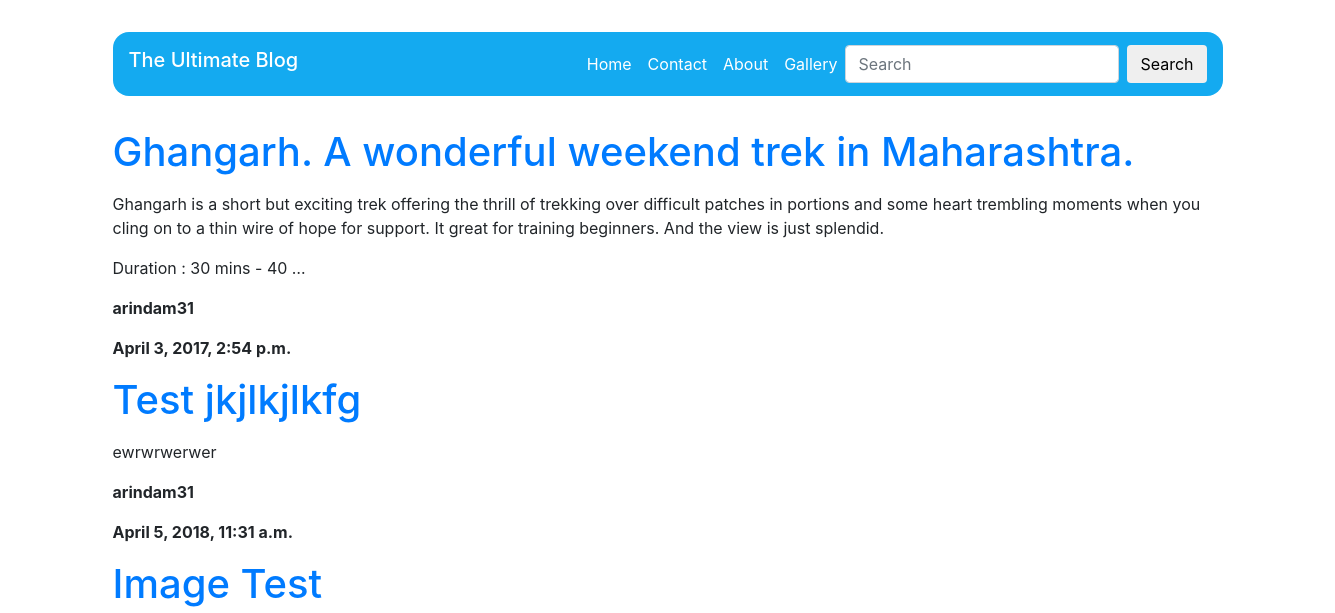
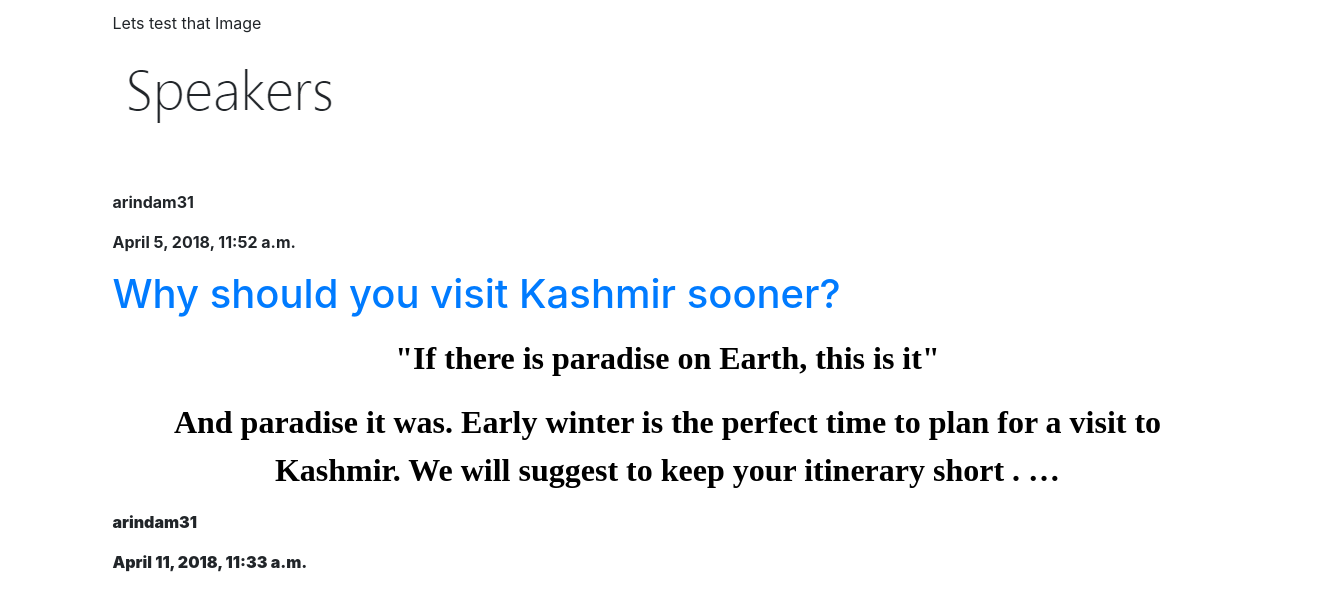
Before: /posts with the older database file (2 pictures, top to bottom).
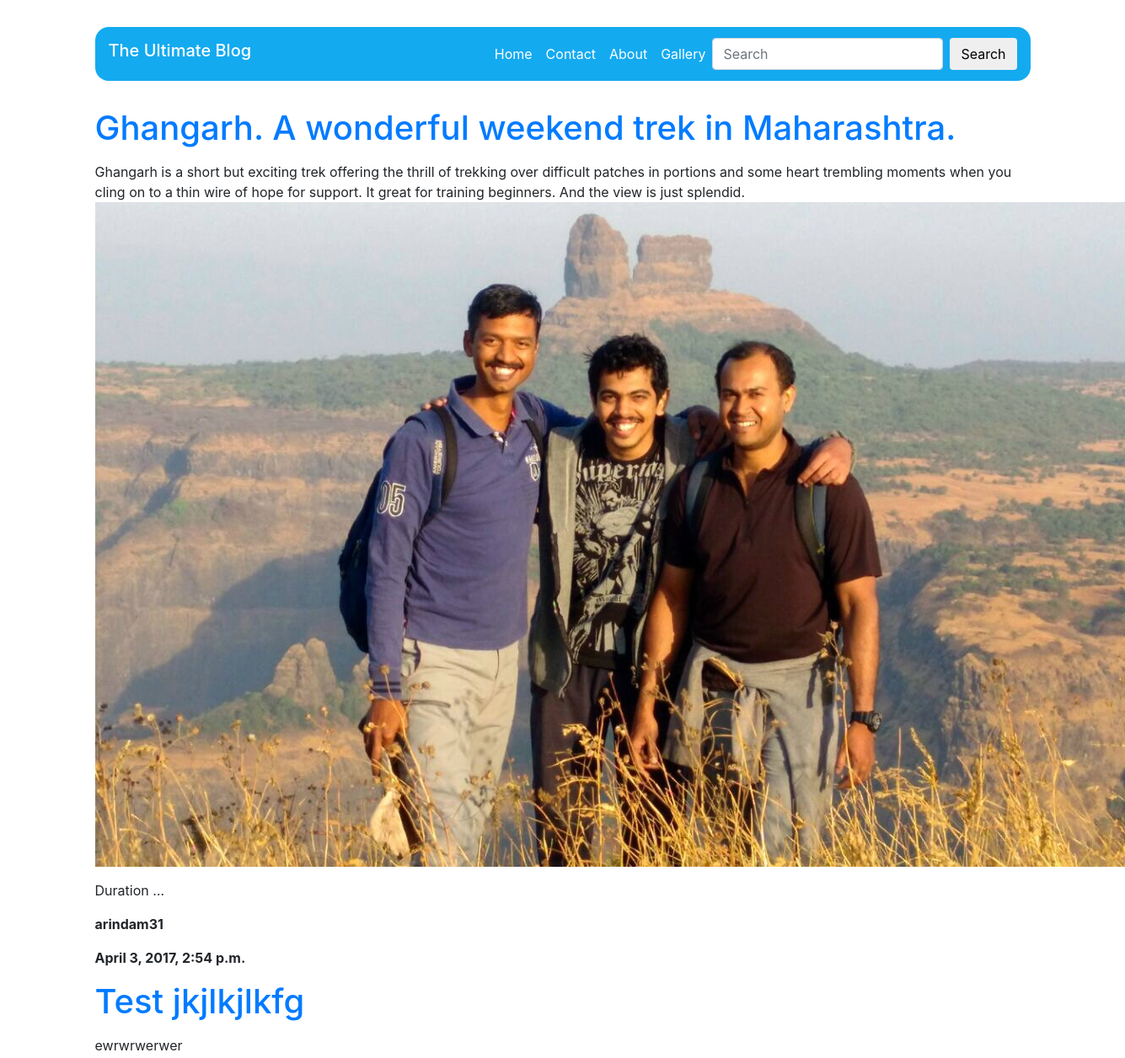
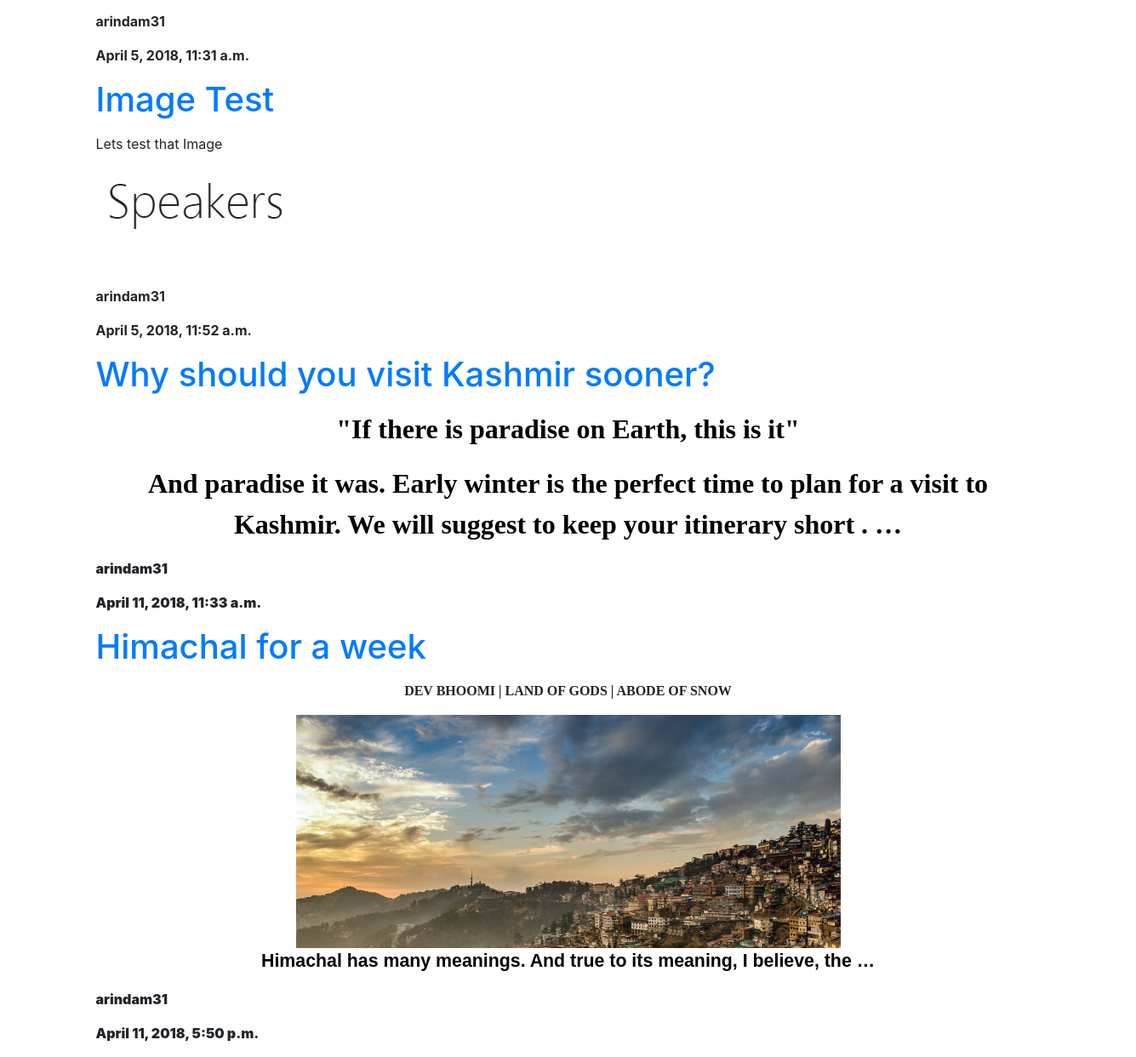
After: the same page with the newer database file (2 pictures, top to bottom).
### blog/models.py (models this page shows, shortened)
class Post(models.Model):
	author = models.ForeignKey('auth.User', on_delete=models.CASCADE)
	title = models.CharField(max_length=200)
	text = RichTextField()
	created_date = models.DateTimeField(default=timezone.now)
	published_date = models.DateTimeField(blank=True, null=True)
	published = models.BooleanField(default=False)
	likes = models.PositiveIntegerField(default=0)
	favourite = models.BooleanField(default=False)
	tags = models.ManyToManyField(Tag, blank=True)

### blog/views.py (the view)
# urls.py: url(r'^posts$', views.post_list, name='post_list'),
def post_list(request):
    if not request.user.is_staff or not request.user.is_superuser:
        posts = models.Post.objects.filter(published=True, created_date__lte=timezone.now()).order_by('published_date')
    else:
        posts = models.Post.objects.filter(created_date__lte=timezone.now()).order_by('published_date')
    return render(request, 'blog/post_list.html', {'posts':posts})

### blog/templates/blog/post_list.html
{% extends 'blog/base.html' %}
{% block content %}
    {% if posts %}
        {% for post in posts %}
            <div class="post">
		    <h1><a href="{% url 'post_details' post.pk %}">{{ post.title }}</a> </h1>
                <p>{{ post.text| safe | truncatewords:"50" | linebreaksbr }} </p>
                <p><strong>{{ post.author }}</strong></p>
                <div class="date">
                    <p><strong>{{ post.created_date }}</strong></p>
                </div>
            </div>
        {% endfor %}
    {% endif %}
{% endblock %}

### blog/templates/blog/base.html (shortened to what this page needs)
{% load static %}
<html>
    <head>
        <link rel="stylesheet" href="//maxcdn.bootstrapcdn.com/bootstrap/4.0.0/css/bootstrap.min.css">
        <link rel="stylesheet" href="{% static 'css/style.css' %}">
    </head>
    <body background="#" id="webBody" >
    	<div class="container">
            <header class="navbar navbar-default navbar-expand-md">
                <h3 class="navbar-brand">The Ultimate Blog</h3>
                <nav class="collapse navbar-collapse justify-content-end" id="navbarPrimary">
                    <ul class ="navbar-nav">
                        <li class="nav-item">
                            <a class="nav-link" href="{% url 'home' %}">Home</a>
                        </li>
                        <li class="nav-item">
                            <a class="nav-link" href="#">Contact</a>
                        </li>
                        <li class="nav-item">
                            <a class="nav-link" href="#">About</a>
                        </li>
                        <li class="nav-item">
                            <a class="nav-link" href="#">Gallery</a>
                        </li>
                    </ul>
                </nav>
                <form id="searchform" class="form-inline my-2 my-lg-0" action="{% url 'post_search' %}" method="get">
                  <input id="searchbox" name="keyword" class="form-control mr-sm-2" type="search" placeholder="Search" aria-label="Search">
                  <button class="btn my-2 my-sm-0" type="submit" value='Search'>Search</button>
                </form>
            </header>
        	    	{% block content %}
			    	{% endblock %}
		</div>
    </body>
</html>

### blog/static/css/style.css (style rules this page uses)
header { margin: 2rem 0; }
.navbar-default { background-color: #14AAF0; border-color: #E7E7E7; color: #FFFFFF; border-radius: 1rem !important; }
.navbar-default .navbar-nav > li > a { color: #FFFFFF; }

Changed rows visible on the page:
changed Post "Ghangarh. A wonderful weekend trek in Maharashtra.": text "…is just splendid. Duration : 30 mins - 40 …" → "…is just splendid. Duration …"; text: picture added
added Post: title "Himachal for a week", text "DEV BHOOMI | LAND OF GODS | ABODE OF SNOW Himachal has many meanings. And true to its meaning, I believe, the …", text (picture), author "arindam31", created_date "April 11, 2018, 5:50 p.m."
